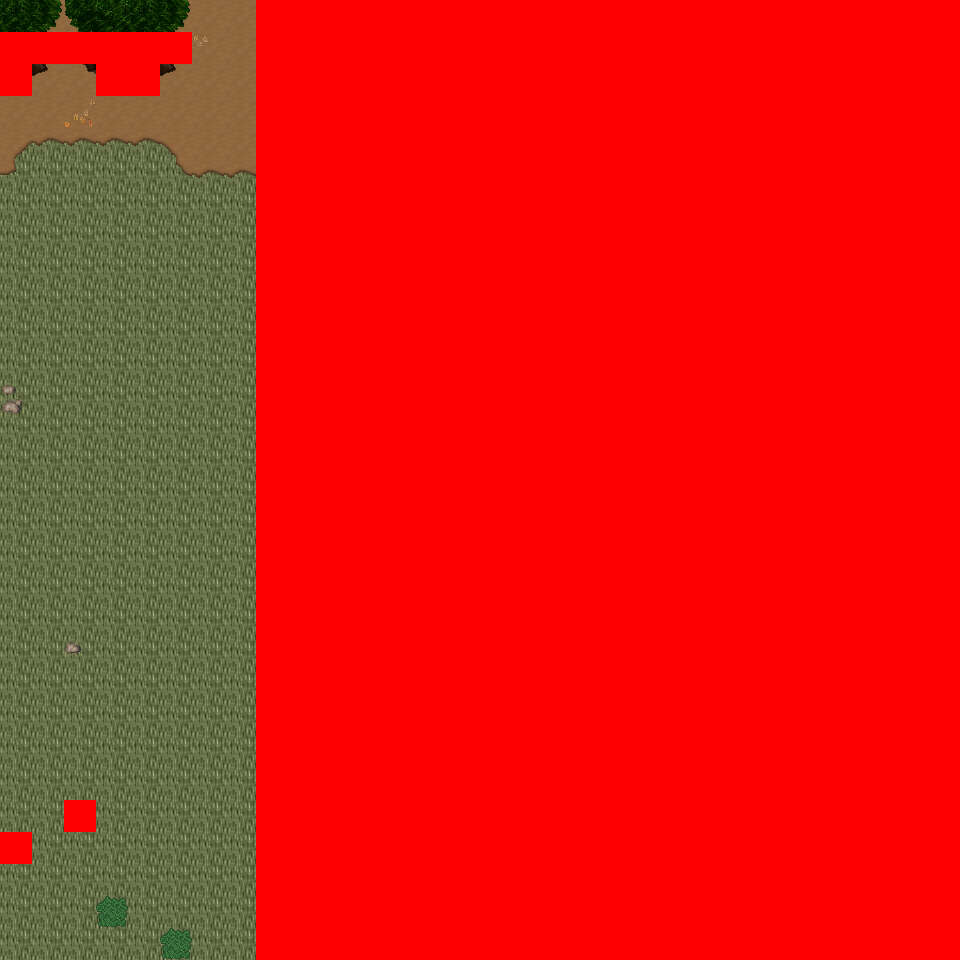

This game map was drawn from its Tiled (.tmx) file and the tilesets committed beside it. A one-line description and the trimmed map source follow:
An orthogonal 30x30 tile map with 32x32 px tiles, 6 tile layers (Ground, Object, Object2, Above, ...), 47 tilesets and 5 objects (5x mapchange).

<map version="1.0" orientation="orthogonal" renderorder="right-down" width="30" height="30" tilewidth="32" tileheight="32" nextobjectid="6">
  <tileset firstgid="1" name="tileset_logic_collision" tilewidth="32" tileheight="32" tilecount="1" columns="1">
    <image source="../drawable/tileset_logic_collision.png" width="32" height="32" />
  </tileset>
  <tileset firstgid="2" name="tileset_ground_ground" tilewidth="32" tileheight="32" tilecount="33" columns="3">
    <image source="../drawable/tileset_ground_ground.png" width="96" height="352" />
  </tileset>
  <tileset firstgid="35" name="tileset_building_castle" tilewidth="32" tileheight="32" tilecount="320" columns="20">
    <image source="../drawable/tileset_building_castle.png" width="640" height="512" />
  </tileset>
  <tileset firstgid="355" name="tileset_ground_brown_paving" tilewidth="32" tileheight="32" tilecount="2" columns="2">
    <image source="../drawable/tileset_ground_brown_paving.png" width="64" height="32" />
  </tileset>
  <tileset firstgid="357" name="tileset_ground_water_water_bubbles" tilewidth="32" tileheight="32" tilecount="32" columns="8">
    <image source="../drawable/tileset_ground_water_water_bubbles.png" width="256" height="128" />
  </tileset>
  <tileset firstgid="389" name="tileset_ground_indoor_black_hole" tilewidth="32" tileheight="32" tilecount="12" columns="3">
    <image source="../drawable/tileset_ground_indoor_black_hole.png" width="96" height="128" />
  </tileset>
  <tileset firstgid="401" name="tileset_ground_ridge_earth_dark" tilewidth="32" tileheight="32" tilecount="96" columns="12">
    <image source="../drawable/tileset_ground_ridge_earth_dark.png" width="384" height="256" />
  </tileset>
  <tileset firstgid="497" name="tileset_building_roof_red" tilewidth="32" tileheight="32" tilecount="20" columns="5">
    <image source="../drawable/tileset_building_roof_red.png" width="160" height="128" />
  </tileset>
  <tileset firstgid="517" name="tileset_building_wall_wall_brown" tilewidth="32" tileheight="32" tilecount="12" columns="3">
    <image source="../drawable/tileset_building_wall_wall_brown.png" width="96" height="128" />
  </tileset>
  <tileset firstgid="529" name="tileset_plant_bush_bushes" tilewidth="32" tileheight="32" tilecount="10" columns="5">
    <image source="../drawable/tileset_plant_bush_bushes.png" width="160" height="64" />
  </tileset>
  <tileset firstgid="539" name="tileset_plant_leaves" tilewidth="32" tileheight="32" tilecount="8" columns="4">
    <image source="../drawable/tileset_plant_leaves.png" width="128" height="64" />
  </tileset>
  <tileset firstgid="547" name="tileset_object_well" tilewidth="32" tileheight="32" tilecount="4" columns="2">
    <image source="../drawable/tileset_object_well.png" width="64" height="64" />
  </tileset>
  <tileset firstgid="551" name="tileset_building_wall_wood" tilewidth="32" tileheight="32" tilecount="16" columns="4">
    <image source="../drawable/tileset_building_wall_wood.png" width="128" height="128" />
  </tileset>
  <tileset firstgid="567" name="tileset_ground_earth_edges" tilewidth="32" tileheight="32" tilecount="18" columns="6">
    <image source="../drawable/tileset_ground_earth_edges.png" width="192" height="96" />
  </tileset>
  <tileset firstgid="585" name="tileset_ground_grass_corners" tilewidth="32" tileheight="32" tilecount="24" columns="6">
    <image source="../drawable/tileset_ground_grass_corners.png" width="192" height="128" />
  </tileset>
  <tileset firstgid="609" name="tileset_ground_rock_pebbles" tilewidth="32" tileheight="32" tilecount="3" columns="1">
    <image source="../drawable/tileset_ground_rock_pebbles.png" width="32" height="96" />
  </tileset>
  <tileset firstgid="612" name="tileset_furniture_other_stick" tilewidth="32" tileheight="32" tilecount="2" columns="1">
    <image source="../drawable/tileset_furniture_other_stick.png" width="32" height="64" />
  </tileset>
  <tileset firstgid="614" name="tileset_plant_grasses" tilewidth="32" tileheight="32" tilecount="6" columns="3">
    <image source="../drawable/tileset_plant_grasses.png" width="96" height="64" />
  </tileset>
  <tileset firstgid="620" name="tileset_item_armor_sword_rack" tilewidth="32" tileheight="32" tilecount="4" columns="2">
    <image source="../drawable/tileset_item_armor_sword_rack.png" width="64" height="64" />
  </tileset>
  <tileset firstgid="624" name="tileset_building_roof_yellow" tilewidth="32" tileheight="32" tilecount="20" columns="5">
    <image source="../drawable/tileset_building_roof_yellow.png" width="160" height="128" />
  </tileset>
  <tileset firstgid="644" name="tileset_building_roof_blue" tilewidth="32" tileheight="32" tilecount="20" columns="5">
    <image source="../drawable/tileset_building_roof_blue.png" width="160" height="128" />
  </tileset>
  <tileset firstgid="664" name="tileset_plant_tree_tree_darkgreen" tilewidth="32" tileheight="32" tilecount="88" columns="8">
    <image source="../drawable/tileset_plant_tree_tree_darkgreen.png" width="256" height="352" />
  </tileset>
  <tileset firstgid="752" name="tileset_building_door_door_n" tilewidth="32" tileheight="32" tilecount="6" columns="3">
    <image source="../drawable/tileset_building_door_door_n.png" width="96" height="64" />
  </tileset>
  <tileset firstgid="758" name="tileset_item_pot_dark_barrel" tilewidth="32" tileheight="32" tilecount="2" columns="1">
    <image source="../drawable/tileset_item_pot_dark_barrel.png" width="32" height="64" />
  </tileset>
  <tileset firstgid="760" name="tileset_building_roof_green" tilewidth="32" tileheight="32" tilecount="20" columns="5">
    <image source="../drawable/tileset_building_roof_green.png" width="160" height="128" />
  </tileset>
  <tileset firstgid="780" name="tileset_building_wall_stone" tilewidth="32" tileheight="32" tilecount="12" columns="3">
    <image source="../drawable/tileset_building_wall_stone.png" width="96" height="128" />
  </tileset>
  <tileset firstgid="792" name="tileset_item_statue_metal_and_stone" tilewidth="32" tileheight="32" tilecount="6" columns="3">
    <image source="../drawable/tileset_item_statue_metal_and_stone.png" width="96" height="64" />
  </tileset>
  <tileset firstgid="798" name="tileset_ground_ladder_steps" tilewidth="32" tileheight="32" tilecount="6" columns="3">
    <image source="../drawable/tileset_ground_ladder_steps.png" width="96" height="64" />
  </tileset>
  <tileset firstgid="804" name="tileset_item_armor_armor" tilewidth="32" tileheight="32" tilecount="4" columns="4">
    <image source="../drawable/tileset_item_armor_armor.png" width="128" height="32" />
  </tileset>
  <tileset firstgid="808" name="tileset_ground_ladder_horizontal_dark" tilewidth="32" tileheight="32" tilecount="3" columns="1">
    <image source="../drawable/tileset_ground_ladder_horizontal_dark.png" width="32" height="96" />
  </tileset>
  <tileset firstgid="811" name="tileset_building_door_closed" tilewidth="32" tileheight="32" tilecount="1" columns="1">
    <image source="../drawable/tileset_building_door_closed.png" width="32" height="32" />
  </tileset>
  <tileset firstgid="812" name="tileset_ground_green_paving" tilewidth="32" tileheight="32" tilecount="18" columns="3">
    <image source="../drawable/tileset_ground_green_paving.png" width="96" height="192" />
  </tileset>
  <tileset firstgid="830" name="tileset_ground_earth_edges_yellowgreen" tilewidth="32" tileheight="32" tilecount="15" columns="5">
    <image source="../drawable/tileset_ground_earth_edges_yellowgreen.png" width="160" height="96" />
  </tileset>
  <tileset firstgid="845" name="tileset_ground_grass_2" tilewidth="32" tileheight="32" tilecount="21" columns="3">
    <image source="../drawable/tileset_ground_grass_2.png" width="96" height="224" />
  </tileset>
  <tileset firstgid="866" name="tileset_plant_tree_spruce" tilewidth="32" tileheight="32" tilecount="6" columns="2">
    <image source="../drawable/tileset_plant_tree_spruce.png" width="64" height="96" />
  </tileset>
  <tileset firstgid="872" name="tileset_plant_tree_evergreen" tilewidth="32" tileheight="32" tilecount="36" columns="3">
    <image source="../drawable/tileset_plant_tree_evergreen.png" width="96" height="384" />
  </tileset>
  <tileset firstgid="908" name="tileset_plant_stump_stump_pale_brown" tilewidth="32" tileheight="32" tilecount="4" columns="2">
    <image source="../drawable/tileset_plant_stump_stump_pale_brown.png" width="64" height="64" />
  </tileset>
  <tileset firstgid="912" name="tileset_plant_bush_bricked_bushes" tilewidth="32" tileheight="32" tilecount="6" columns="2">
    <image source="../drawable/tileset_plant_bush_bricked_bushes.png" width="64" height="96" />
  </tileset>
  <tileset firstgid="918" name="tileset_item_statue_wolf_statue" tilewidth="32" tileheight="32" tilecount="6" columns="2">
    <image source="../drawable/tileset_item_statue_wolf_statue.png" width="64" height="96" />
  </tileset>
  <tileset firstgid="924" name="tileset_item_pot_pot_tall" tilewidth="32" tileheight="32" tilecount="2" columns="1">
    <image source="../drawable/tileset_item_pot_pot_tall.png" width="32" height="64" />
  </tileset>
  <tileset firstgid="926" name="tileset_furniture_chair_bench_wooden" tilewidth="32" tileheight="32" tilecount="8" columns="2">
    <image source="../drawable/tileset_furniture_chair_bench_wooden.png" width="64" height="128" />
  </tileset>
  <tileset firstgid="934" name="tileset_item_statue_plants_potted_stone" tilewidth="32" tileheight="32" tilecount="6" columns="3">
    <image source="../drawable/tileset_item_statue_plants_potted_stone.png" width="96" height="64" />
  </tileset>
  <tileset firstgid="940" name="tileset_ground_dry_grass" tilewidth="32" tileheight="32" tilecount="54" columns="9">
    <image source="../drawable/tileset_ground_dry_grass.png" width="288" height="192" />
  </tileset>
  <tileset firstgid="994" name="tileset_furniture_light_dark_torch" tilewidth="32" tileheight="32" tilecount="8" columns="2">
    <image source="../drawable/tileset_furniture_light_dark_torch.png" width="64" height="128" />
  </tileset>
  <tileset firstgid="1002" name="tileset_ground_ladder_vertical_dark" tilewidth="32" tileheight="32" tilecount="3" columns="3">
    <image source="../drawable/tileset_ground_ladder_vertical_dark.png" width="96" height="32" />
  </tileset>
  <tileset firstgid="1005" name="tileset_ground_rock_huge_boulder" tilewidth="32" tileheight="32" tilecount="20" columns="5">
    <image source="../drawable/tileset_ground_rock_huge_boulder.png" width="160" height="128" />
  </tileset>
  <tileset firstgid="1025" name="tileset_object_mine_rails_2" tilewidth="32" tileheight="32" tilecount="64" columns="8">
    <image source="../drawable/tileset_object_mine_rails_2.png" width="256" height="256" />
  </tileset>
  <layer name="Ground" width="30" height="30">
    <data>[900 cells, 900 non-empty, 5 distinct tile ids]</data>
  </layer>
  <layer name="Object" width="30" height="30">
    <data>[900 cells, 261 non-empty, 63 distinct tile ids]</data>
  </layer>
  <layer name="Object2" width="30" height="30">
    <data>[900 cells, 6 non-empty, 6 distinct tile ids]</data>
  </layer>
  <layer name="Above" width="30" height="30">
    <data>[900 cells, 63 non-empty, 14 distinct tile ids]</data>
  </layer>
  <layer name="Above2" width="30" height="30">
    <data>[900 cells, 4 non-empty, 4 distinct tile ids]</data>
  </layer>
  <layer name="Walkable" width="30" height="30">
    <data>[900 cells, 671 non-empty, 1 distinct tile ids]</data>
  </layer>
  <objectgroup name="MapEvents">
    <object id="1" name="north" type="mapchange" x="0" y="0" width="256" height="32">
      <properties>
        <property name="map" value="0_ados_mountain_n2_w2_x4_y2" />
        <property name="place" value="south" />
      </properties>
    </object>
    <object id="2" name="south" type="mapchange" x="0" y="928" width="256" height="32">
      <properties>
        <property name="map" value="0_ados_mountain_n2_w2_x4_y4" />
        <property name="place" value="north" />
      </properties>
    </object>
    <object id="3" name="west" type="mapchange" x="0" y="0" width="32" height="32">
      <properties>
        <property name="map" value="0_ados_mountain_n2_w2_x3_y3" />
        <property name="place" value="east" />
      </properties>
    </object>
    <object id="4" name="west2" type="mapchange" x="0" y="96" width="32" height="736">
      <properties>
        <property name="map" value="0_ados_mountain_n2_w2_x3_y3" />
        <property name="place" value="east2" />
      </properties>
    </object>
    <object id="5" name="west3" type="mapchange" x="0" y="864" width="32" height="96">
      <properties>
        <property name="map" value="0_ados_mountain_n2_w2_x3_y3" />
        <property name="place" value="east3" />
      </properties>
    </object>
  </objectgroup>
</map>
